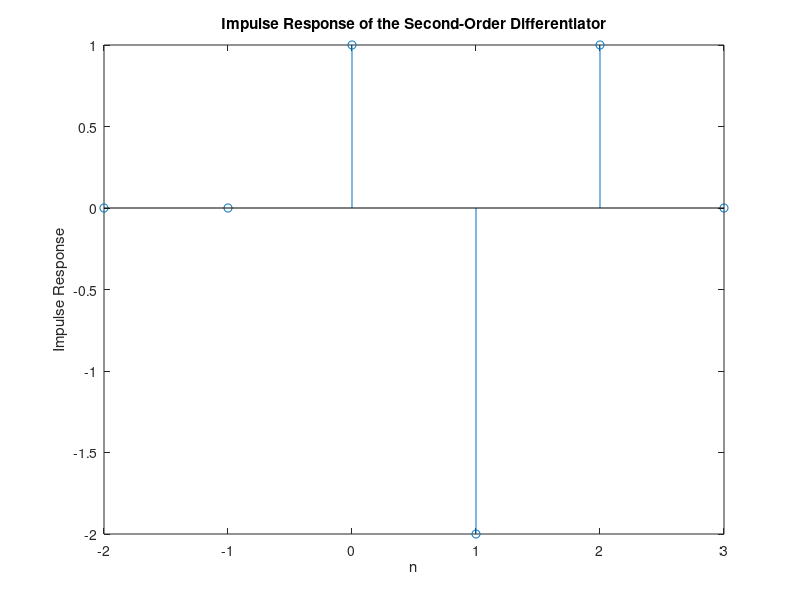

Write MATLAB code to recreate this figure. (Note: this script raises an error after producing the figure.)
h = [zeros(1,2),1, zeros(1, 50)];
hsec_order = zeros(size(h));
for n = 3:length(h)
    hsec_order(n) = h(n) - 2*h(n-1) + h(n-2);
end
% Plot impulse response
stem(-2:3, hsec_order(1:6));
xlabel('n');
ylabel('Impulse Response');
title('Impulse Response of the Second-Order Differentiator');

% Investigate BIBO stability
figure;
N_range = 0:5;
sum_array = sumElements([zeros(1,length(hsec_order)-1),hsec_order], N_range);
stem(N_range, sum_array);
xlabel('N');
ylabel('Summation Value');
title('BIBO Stability Analysis');

n = 0:50; 
x1 = 8*(double(n>=0)-double(n>=4)) - 4*(double(n>=4)-double(n>=13));
x2 = 0.3.^n .* double(n>=0);
x1sec_order = zeros(size(x1));
x2sec_order = zeros(size(x2));
for n = 3:length(x1)
    x1sec_order(n) = x1(n) - 2*x1(n-1) + x1(n-2);
    x2sec_order(n) = x2(n) - 2*x2(n-1) + x2(n-2);
end
figure
subplot(2,1,1)
stem(0:length(x1sec_order)-1, x1sec_order);
xlabel('n');
ylabel('X_1''');
title('Second order derivative approximation of X_1');
subplot(2,1,2)
stem(0:length(x2sec_order)-1, x2sec_order);
xlabel('n');
ylabel('X_2''');
title('Second order derivative approximation of X_2');

x1_inversed = Inverse_2ndOrd(x1sec_order);
figure;
subplot(2,1,1)
stem(0:length(x1_inversed)-1, x1_inversed);
xlabel('n');
ylabel('X_1');
title('Signal obtained after inverse operation of X_1''');

x2_inversed = Inverse_2ndOrd(x2sec_order);
subplot(2,1,2)
stem(0:length(x2_inversed)-1, x2_inversed);
xlabel('n');
ylabel('X_2');
title('Signal obtained after inverse operation of X_2''');
